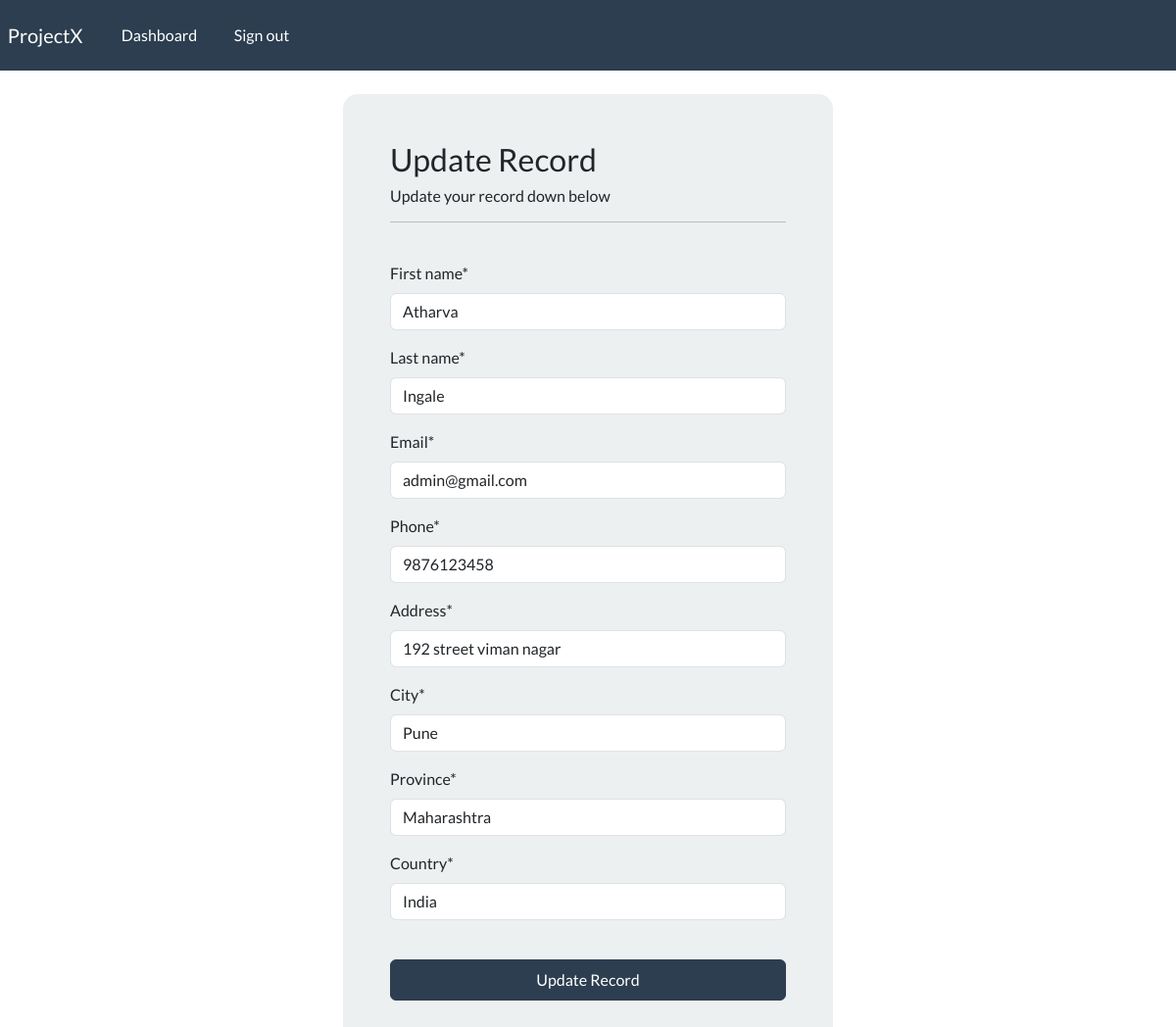
Page /update-record/2 (signed in) on the committed database.
### webapp/models.py (models this page shows, shortened)
class Record(models.Model):
    creation_date = models.DateTimeField(auto_now_add = True)
    first_name = models.CharField(max_length=100)
    last_name = models.CharField(max_length=100)
    email = models.CharField(max_length=255)
    phone = models.CharField(max_length=20)
    address = models.CharField(max_length=300)
    city = models.CharField(max_length=200)
    country = models.CharField(max_length=255)
    province = models.CharField(max_length=200)
    country = models.CharField(max_length=125)

### webapp/views.py (the view)
# urls.py: path('update-record/<int:pk>',views.update_record,name='update-record'),
@login_required(login_url='my-login')
def update_record(request,pk):
    record = Record.objects.get(id=pk)
    form = UpdateRecordForm(instance=record)
    if request.method == "POST":
        form = UpdateRecordForm(request.POST,instance=record)
        if form.is_valid():
            form.save()
            return redirect("dashboard")
    context = {'form' : form}
    return render(request,'webapp/update-record.html',context = context)

### webapp/forms.py
class UpdateRecordForm(forms.ModelForm):
    class Meta:
        model = Record
        fields = ['first_name','last_name','email','phone','address','city','province','country']

### webapp/templates/webapp/update-record.html (shortened to what this page needs)
{% extends 'webapp/base.html' %}
{% load crispy_forms_tags %}
{% block content %}
<body>
    <div class="container bg-light shadow-md p-5 form-layout">
        <h3>Update Record</h3>
        <h6> Update your record down below</h6>
        <hr>
        <br>
        <form action="" method="POST" autocomplete="off">
            {{form|crispy}}
            <br>
            <button type="submit" class="btn btn-primary w-100 btn-block p-2"> Update Record</button>
        </form>
    </div>
</body>
{% endblock %}

### static/css/style.css (style rules this page uses)
.form-layout { border-radius: 15px; width: 500px; }

### rows in the picture
Record: first_name "Atharva", last_name "Ingale", email "admin@gmail.com", phone "9876123458", address "192 street viman nagar", city "Pune", province "Maharashtra", country "India"
